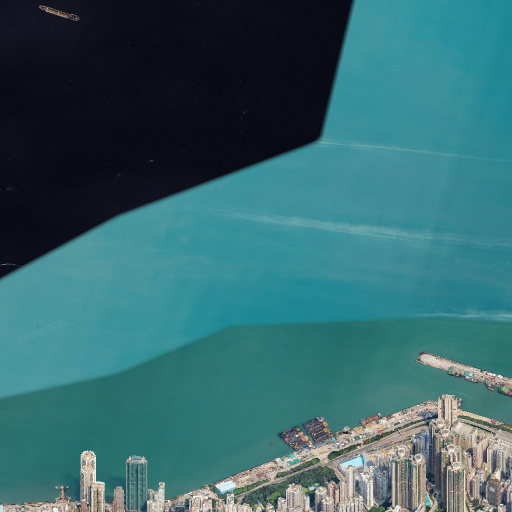
#> input picture hk/source/plate/0_0.png, 1024 x 1024 px (shown at 1/2 size); its folder holds only this picture in this run
$ python build.py source/plate/0_0.png
#> lines starting #> are read from the running program, lines starting #| are printed output that depends on the picture; after the words box and inside, x2 and y2 are one past the last pixel; in counts of white or black regions, pixels touching at a corner belong together
#!/usr/bin/env python3
"""Assemble the orthographic plate into one seamless pixel map and cut tiles.

hk/shoot.mjs renders the city through a single orthographic camera, one
1024-pixel window at a time, sliding the camera exactly one window along the
picture's right and up axes. Parallel rays mean the windows butt together
without any parallax, so the plate is one picture -- not sixteen that have to
be talked into agreeing.

Everything after that happens once, on the whole plate:

    flatten -> grade -> drop to the art grid -> quantise -> ink -> tiles

If a seam is ever visible, the bug is upstream: either the camera was not
orthographic, or the windows were not shifted by exactly one window, or the
image model was run per tile instead of over the whole canvas.

    .venv/bin/python hk/build.py --plate shots/plate
    .venv/bin/python hk/build.py --check          # seam report only
"""

import json
import os
import re
import shutil
import sys
import time

import numpy as np
from PIL import Image, ImageEnhance, ImageFilter
from scipy import ndimage

HERE = os.path.dirname(os.path.abspath(__file__))
ROOT = os.path.dirname(HERE)

WIN = 1024            # window size shot by hk/ortho.html
TILE = 512            # viewer tile
OVERLAP = 0           # ortho windows need none
PX = 2                # plate pixels per art pixel
COLOURS = 48
INK = 28
VERSION = str(int(time.time()))


def _arg(name, default=None):
    return sys.argv[sys.argv.index(name) + 1] if name in sys.argv else default


def windows(dirname):
    """Every window PNG, ordered the way the plate grid is laid out."""
    found = {}
    for name in os.listdir(dirname):
        if not name.endswith(".png"):
            continue
        stem = name[:-4]
        if "_" not in stem:
            continue
        i, j = stem.split("_")
        found[(int(i), int(j))] = os.path.join(dirname, name)
    return found


def assemble(dirname):
    files = windows(dirname)
    cols = max(i for i, _ in files) + 1
    rows = max(j for _, j in files) + 1
    missing = [(i, j) for j in range(rows) for i in range(cols) if (i, j) not in files]
    if missing:
        raise SystemExit(f"missing windows: {missing}")

    step = WIN - OVERLAP
    width = cols * step + OVERLAP
    height = rows * step + OVERLAP
    plate = Image.new("RGB", (width, height))
    for (i, j), path in sorted(files.items()):
        image = Image.open(path).convert("RGB")
        if image.size != (WIN, WIN):
            image = image.resize((WIN, WIN), Image.LANCZOS)
        plate.paste(image, (i * step, j * step))
    return plate, (cols, rows)


def seam_report(plate, cols, rows):
    """A seam that is much sharper than ordinary texture means the windows
    disagree; if the numbers sit near the picture's own contrast, they agree."""
    px = plate.load()
    width, height = plate.size
    step = WIN - OVERLAP
    out = []
    for i in range(1, cols):
        x = i * step
        diffs = [abs(px[x, y][0] - px[x - 1, y][0]) for y in range(0, height, 3)]
        out.append(("v", x, sum(diffs) / len(diffs)))
    for j in range(1, rows):
        y = j * step
        diffs = [abs(px[x, y][0] - px[x, y - 1][0]) for x in range(0, width, 3)]
        out.append(("h", y, sum(diffs) / len(diffs)))
    # Interior reference: mean neighbour difference well away from any seam.
    sample = [abs(px[x, y][0] - px[x + 1, y][0])
              for y in range(20, height - 20, 37)
              for x in range(20, width - 40, 41)]
    base = sum(sample) / len(sample)
    return base, out


def water_fill(plate, radius=24, flat=10.0):
    """Water carries no photogrammetry, so Google hands back whatever tone its
    tile happened to use: bright cyan in the shallows, near-black offshore, a
    third teal in between, with hard edges where they meet. Those edges are not
    a window seam, but they look exactly like one, so paint every flat surface
    one harbour colour and keep the boats.

    Flatness is the whole trick: over a fifty-pixel window nothing in an aerial
    photograph is featureless except the places where there is no geometry."""
    rgb = plate.convert("RGB")
    a = np.asarray(rgb).astype(np.int16)
    r, b = a[:, :, 0], a[:, :, 2]
    grey = np.asarray(rgb.convert("L")).astype(np.float32)
    mean = ndimage.uniform_filter(grey, radius * 2 + 1)
    sq = ndimage.uniform_filter(grey * grey, radius * 2 + 1)
    sd = np.sqrt(np.maximum(0.0, sq - mean * mean))

    water = (sd < flat) & (b >= r - 6)
    water = ndimage.binary_closing(water, np.ones((9, 9)))
    water = ndimage.binary_dilation(water, np.ones((7, 7)))

    # The sea is the body of water that reaches the edge of the picture. (Look
    # a band inside the frame: the closing above eats a few rows at the border.)
    labels, count = ndimage.label(water)
    sizes = ndimage.sum(water, labels, range(1, count + 1))
    band = 16
    edge = set(np.unique(np.concatenate([
        labels[:band].ravel(), labels[-band:].ravel(),
        labels[:, :band].ravel(), labels[:, -band:].ravel()])).tolist())
    edge.discard(0)
    keep = np.zeros(count + 1, bool)
    for i in range(1, count + 1):
        keep[i] = sizes[i - 1] >= 50000 and i in edge
    water = keep[labels]

    # Anything smaller than a boat is noise on the flat surface; real objects
    # (junks, ferries, buoys) stay photographic.
    dry_labels, dry_count = ndimage.label(~water)
    dry_sizes = ndimage.sum(~water, dry_labels, range(1, dry_count + 1))
    big = np.zeros(dry_count + 1, bool)
    big[1:] = dry_sizes >= 450
    water |= ~big[dry_labels] & ~water

    # Harbour colour: the middle of the tones Google handed back, so it is
    # neither the near-black offshore nor the bright inshore shallows.
    px = np.asarray(rgb)[water]
    if len(px):
        colour = tuple(int(v) for v in np.median(px, axis=0))
    else:
        colour = (27, 107, 116)

    out = np.asarray(rgb).copy()
    out[water] = colour
    return Image.fromarray(out), colour, water


# [74 lines left out: functions stylise, patch_region, copy_patch, from_redraw, not called in this run]


WATER_RAMP = ((0x1A, 0x5E, 0x63), (0x24, 0x74, 0x76), (0x2F, 0x8A, 0x88),
              (0x3E, 0x9C, 0x97), (0x4F, 0xB0, 0xA8))
VEG_RAMP = ((0x2C, 0x4A, 0x1E), (0x3A, 0x5E, 0x27), (0x4E, 0x7A, 0x34),
            (0x66, 0x93, 0x3F), (0x86, 0xB1, 0x55))
BUILT_RAMP = ((0x6F, 0x61, 0x52), (0x8A, 0x7A, 0x65), (0xA7, 0x93, 0x79),
              (0xC0, 0xAC, 0x8E), (0xD8, 0xC9, 0xAE))
ROAD_RAMP = ((0x33, 0x32, 0x2F), (0x45, 0x43, 0x40))
# Hill sides are neither buildings nor lawns: smooth ground that the city's
# texture test leaves alone. Without a family of its own it takes the built-up
# beige and a mountain range reads as more city.
TERRAIN_RAMP = ((0x3B, 0x45, 0x28), (0x49, 0x55, 0x30), (0x59, 0x66, 0x38),
                (0x6D, 0x79, 0x46))


def _ramps():
    return (np.asarray(WATER_RAMP, np.float32),
            np.asarray(VEG_RAMP, np.float32),
            np.asarray(BUILT_RAMP, np.float32),
            np.asarray(ROAD_RAMP, np.float32),
            np.asarray(TERRAIN_RAMP, np.float32))


def family_shape(rgb):
    return rgb.shape[:2]


def luma_of(rgb):
    return 0.299 * rgb[..., 0] + 0.587 * rgb[..., 1] + 0.114 * rgb[..., 2]


def pixel_art(plate, px, colours, ink, water_mask, ink_min=26.0, tilt=0.0,
              sharpen=1.25, flat=5):
    """The reference look: flat colour families and a one-pixel ink line.

    Two things separate this from a hand-drawn (or model-drawn) pass:

    * **One cell, one colour, from its family.** Each art cell is classified as
      water, vegetation, built or road from its hue and then takes a shade from
      that family's ramp by its own brightness. A roof cannot pick a random
      teal and a lawn cannot pick a beige, so the picture reads as a map of flat
      surfaces instead of a photograph in 40 colours. `colours` limits how many
      ramp steps are actually used.
    * **The ink is the cell boundary.** A cell is inked when the cell to its
      right or below it belongs to a different family or shade, so every line is
      exactly one cell wide -- the same width on a tower, a coastline and a
      coastline corner. Nothing here draws a stroke, so no stroke can vary.

    """
    w, h = plate.size
    art = plate.filter(ImageFilter.MedianFilter(flat)).filter(
        ImageFilter.GaussianBlur(0.6))
    art = art.resize((max(1, w // px), max(1, h // px)), Image.BOX)
    art = art.filter(ImageFilter.MedianFilter(3))
    if sharpen > 1.0:
        art = art.filter(ImageFilter.UnsharpMask(
            radius=1.0, percent=int((sharpen - 1.0) * 100), threshold=2))

    rgb = np.asarray(art, np.float32) / 255.0
    r, g, b = rgb[..., 0], rgb[..., 1], rgb[..., 2]
    mx = rgb.max(axis=2)
    mn = rgb.min(axis=2)
    delta = mx - mn
    sat = np.where(mx > 0.0, delta / np.maximum(mx, 1e-6), 0.0)
    hue = np.zeros_like(mx)
    safe = np.maximum(delta, 1e-6)
    r_dom = (mx == r)
    g_dom = (mx == g) & ~r_dom
    b_dom = ~r_dom & ~g_dom
    hue[r_dom] = (((g - b)[r_dom] / safe[r_dom]) % 6.0)
    hue[g_dom] = ((b - r)[g_dom] / safe[g_dom]) + 2.0
    hue[b_dom] = ((r - g)[b_dom] / safe[b_dom]) + 4.0
    hue *= 60.0

    # Water is the mask water_fill() already found by flatness, not a hue band:
    # in this render the shaded glass, the blue-grey roofs and the hazy sides of
    # the hills all sit in the water band, and a hue test paints teal specks
    # over the whole city. Take the real sea, then classify the land.
    water = water_mask
    if water.shape != rgb.shape[:2]:
        water = np.asarray(
            Image.fromarray((water.astype(np.uint8) * 255))
            .resize((rgb.shape[1], rgb.shape[0]), Image.NEAREST)) > 127

    # Vegetation: green has to *dominate* red and blue, which survives haze and
    # shadow far better than a hue threshold does.
    green_excess = g - np.maximum(r, b)
    veg = (green_excess > 0.008) & (sat > 0.08) & ~water
    veg = ndimage.binary_opening(veg, np.ones((2, 2), bool))
    labels, count = ndimage.label(veg)
    if count:
        sizes = ndimage.sum(veg, labels, range(1, count + 1))
        small = np.concatenate(([0], np.nonzero(sizes < 40)[0] + 1))
        veg = veg & ~np.isin(labels, small)

    # A city is texture; a hillside is not. Measure how much the picture moves
    # in a small window: towers and roofs are busy, a slope under haze is even.
    grey = luma_of(rgb)
    mean = ndimage.uniform_filter(grey, 5)
    structure = np.sqrt(np.maximum(
        0.0, ndimage.uniform_filter(grey * grey, 5) - mean * mean))
    terrain = (structure < 0.022) & ~water & ~veg

    road = (sat <= 0.12) & (mx < 0.26) & ~water & ~veg & ~terrain
    family = np.where(water, 0,
             np.where(veg, 1,
             np.where(terrain, 4,
             np.where(road, 3, 2))))

    # Majority vote in a 5 x 5 cell window. Single cells of the wrong family
    # are photographic noise, not places: they put one teal or one beige speck
    # in the middle of a lawn and the ink then draws a box around each speck.
    best = np.zeros(family.shape, np.float32)
    voted = np.zeros(family.shape, np.int8)
    for index in range(5):
        score = ndimage.uniform_filter((family == index).astype(np.float32), 5)
        better = score > best
        best[better] = score[better]
        voted[better] = index
    family = voted
    del best

    ramps = _ramps()
    steps = max(2, min(5, int(colours) // 8))
    luma = 0.299 * r + 0.587 * g + 0.114 * b
    del mx, mn, delta, sat, hue, safe, green_excess, structure, terrain
    out = np.zeros(rgb.shape, np.float32)
    shade = np.zeros(family.shape, np.int32)
    for index, ramp in enumerate(ramps):
        mask = family == index
        if not mask.any():
            continue
        if index == 0:
            # one harbour colour: a brightness ramp here only re-bands the sea
            out[mask] = ramp[len(ramp) // 2]
            continue
        count = min(steps, len(ramp))
        ramp = ramp[:count] if count < len(ramp) else ramp
        values = luma[mask]
        ranks = np.argsort(np.argsort(values)).astype(np.float32) / max(
            1, values.size - 1)
        pick = np.clip((ranks * count).astype(np.int32), 0, count - 1)
        local = np.zeros(values.shape, np.int32)
        local[:] = pick
        shade[mask] = local
        out[mask] = ramp[local]

    # Ink: a cell is inked where its right or lower neighbour is a different
    # (family, shade) cell. Exactly one cell wide, by construction.
    right = np.zeros(family.shape, bool)
    lower = np.zeros(family.shape, bool)
    shade_jump = 3
    right[:, :-1] = (family[:, :-1] != family[:, 1:]) | (
        np.abs(shade[:, :-1] - shade[:, 1:]) >= shade_jump)
    lower[:-1, :] = (family[:-1, :] != family[1:, :]) | (
        np.abs(shade[:-1, :] - shade[1:, :]) >= shade_jump)
    contrast = np.zeros(family.shape, np.float32)
    contrast[:, :-1] = np.max(np.abs(out[:, :-1] - out[:, 1:]), axis=2)
    contrast[:-1, :] = np.maximum(
        contrast[:-1, :], np.max(np.abs(out[:-1, :] - out[1:, :]), axis=2))
    ink_mask = (right | lower) & (contrast >= ink_min)

    out[ink_mask] = np.asarray(ink, np.float32)
    image = Image.fromarray(np.clip(out, 0, 255).astype(np.uint8), "RGB")
    if tilt > 0.0:
        image = tilt_shift(image, tilt)
    return image


# [13 lines left out: function tilt_shift, not called in this run]


def pyramid(image, out_dir, tile=TILE, overlap=1):
    """Deep-zoom levels, parent pixel = mean of its four children.

    Every tile is saved `overlap` pixels larger on each side, carrying a sliver
    of its neighbour. The viewer draws that sliver into the seam, so when a tile
    is resampled to a fractional scale its bilinear filter has real pixels to
    sample instead of clamping at its own edge - which is what put a one-pixel
    line on every tile boundary. Same trick as Deep Zoom."""
    if os.path.isdir(out_dir):
        shutil.rmtree(out_dir)
    width, height = image.size
    levels = 0
    while (width >> levels) > tile or (height >> levels) > tile:
        levels += 1
    for level in range(levels + 1):
        factor = 1 << (levels - level)
        sw = max(1, -(-width // factor))
        sh = max(1, -(-height // factor))
        scaled = image if factor == 1 else image.resize((sw, sh), Image.LANCZOS)
        # pad by edge replication so the outermost tiles get a sliver too
        padded = Image.fromarray(np.pad(np.asarray(scaled), ((overlap, overlap), (overlap, overlap), (0, 0)), mode="edge"))
        cols = (sw + tile - 1) // tile
        rows = (sh + tile - 1) // tile
        folder = os.path.join(out_dir, "z%d" % level)
        os.makedirs(folder, exist_ok=True)
        for ty in range(rows):
            for tx in range(cols):
                box = (tx * tile, ty * tile, tx * tile + tile + 2 * overlap,
                       ty * tile + tile + 2 * overlap)
                padded.crop(box).save(os.path.join(folder, "%d_%d.png" % (tx, ty)))
    return levels, width, height


def write_page(levels, width, height, bg):
    path = os.path.join(HERE, "map.html")
    src = open(path).read()
    meta = (
        "const meta = {\n"
        '  dir: "tiles",\n'
        f"  tileSize: {TILE},\n"
        "  tileOverlap: 1,\n"
        f"  maxLevel: {levels},\n"
        f"  width: {width},\n"
        f"  height: {height},\n"
        f"  focusX: {width // 2},\n"
        f"  focusY: {height // 2},\n"
        "  maxScale: 8,\n"
        f'  bg: "rgb({bg[0]},{bg[1]},{bg[2]})",\n'
        f'  version: "{VERSION}"\n'
        "};"
    )
    src = re.sub(r"const meta = \{.*?\n\};", meta, src, count=1, flags=re.S)
    open(path, "w").write(src)


def main():
    plate_dir = _arg("--plate", os.path.join(HERE, "source", "plate"))
    check_only = "--check" in sys.argv
    px = int(_arg("--px", PX))
    colours = int(_arg("--colours", COLOURS))
    ink = int(_arg("--ink", INK))

    plate, (cols, rows) = assemble(plate_dir)
#> in assemble, image is the input picture: PIL image 1024x1024 RGB; mean R, G, B 53.6, 103.7, 109.2
#> cols = 1; rows = 1
    base, seams = seam_report(plate, cols, rows)
#> after the loop in seam_report, `for i in range(1, cols):`: out = []
#> in seam_report, `sample = [abs(px[x, y][0] - px[x + 1, y][0]) for y in range(20, height..`: sample = 648 values, max 154 at index 598, min 0 at index 0, mean 4.19
#> in seam_report, `base = sum(sample) / len(sample)`: base = 4.19
#> base = 4.19; seams = []
    print(f"plate {plate.size[0]}x{plate.size[1]}  {cols}x{rows} windows")
#| plate 1024x1024  1x1 windows
    print(f"  interior neighbour difference {base:.2f}")
#|   interior neighbour difference 4.19
    for axis, at, value in seams:
        flag = "  <-- CHECK" if value > base * 3 + 6 else ""
        print(f"  seam {axis} at {at:5d}: {value:.2f}{flag}")
#> this loop made 0 passes
    if check_only:
        return

    plate, water, water_mask = water_fill(plate)
#> in water_fill, `water = (sd < flat) & (b >= r - 6)`:
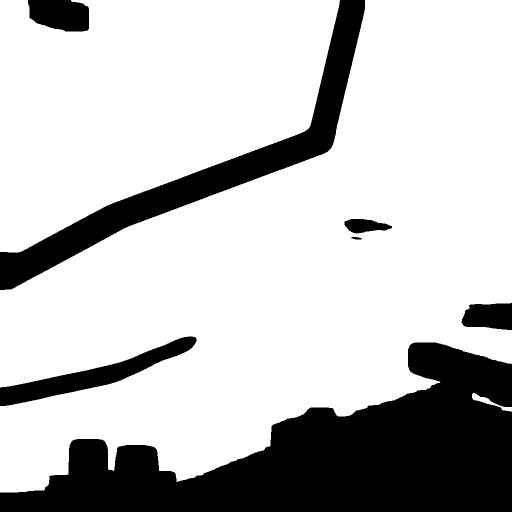
#> water: shape (1024, 1024) bool (shown at 1/2 size); 75.9% white; 7 black regions, largest, box (x1, y1, x2, y2) and area: (0, 685, 1024, 1024) 171993, (0, 0, 730, 580) 53958, (0, 673, 393, 812) 13781
#> in water_fill, `labels, count = ndimage.label(water)`:
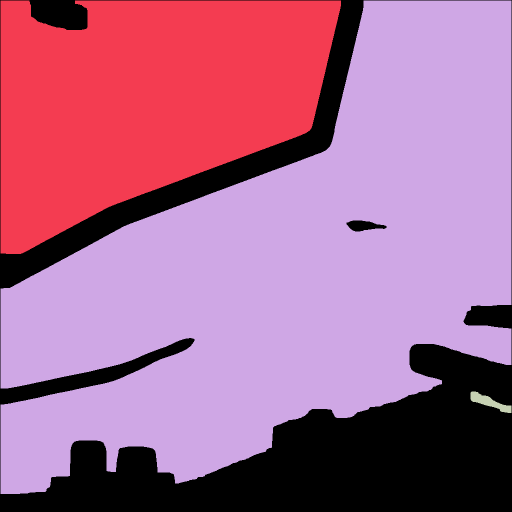
#> labels: shape (1024, 1024) int32 (shown at 1/2 size); 4 distinct labels, from 0 to 3; one colour per label, 0 black
#> in water_fill, `labels, count = ndimage.label(water)`: count = 3
#> in water_fill, `sizes = ndimage.sum(water, labels, range(1, count + 1))`: sizes = [240552, 570512, 1361]
#> in water_fill, `edge = set(np.unique(np.concatenate([ labels[:band].ravel(), labels[-b..`: edge = 4 items
#> after the loop in water_fill, `for i in range(1, count + 1):`: keep = [False, True, True, False]
#> in water_fill, `dry_labels, dry_count = ndimage.label(~water)`:
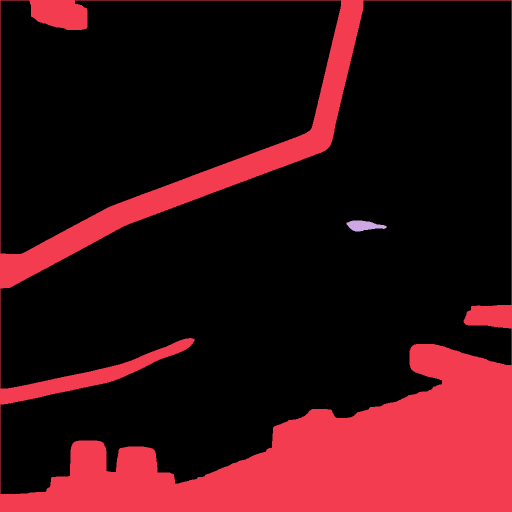
#> dry_labels: shape (1024, 1024) int32 (shown at 1/2 size); 3 distinct labels, from 0 to 2; one colour per label, 0 black
#> in water_fill, `dry_labels, dry_count = ndimage.label(~water)`: dry_count = 2
#> in water_fill, `dry_sizes = ndimage.sum(~water, dry_labels, range(1, dry_count + 1))`: dry_sizes = [236384, 1128]
#> in water_fill, `colour = tuple(int(v) for v in np.median(px, axis=0))`: colour = (45, 123, 121)
#> in water_fill, `out[water] = colour`:
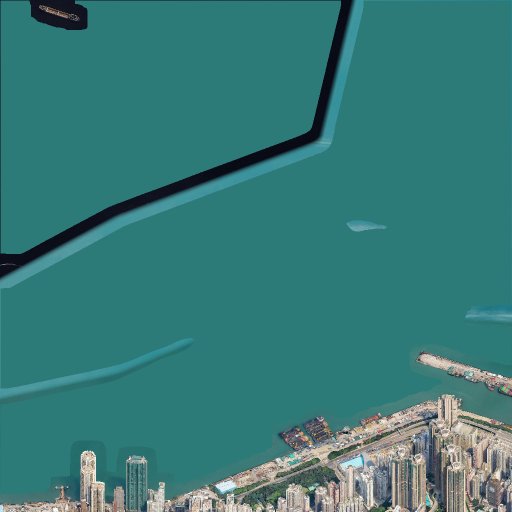
#> out: shape (1024, 1024, 3) (shown at 1/2 size); mean R, G, B 57, 122.6, 120.7
#> water = (45, 123, 121)
    print(f"  water fill {water}")
#|   water fill (45, 123, 121)
    plate.save(os.path.join(HERE, "plate.png"))
    redraw = _arg("--redraw")
    if redraw:
        box = tuple(int(v) for v in _arg("--logo-box", "0,0,0,0").split(","))
        corner = _arg("--corner-redraw")
        if box[2] > 0 and corner:
            clean = os.path.join(HERE, "redraw-clean.png")
            im = patch_region(Image.open(redraw), Image.open(corner), box)
            dab = _arg("--corner-dab")
            if dab:
                b = tuple(int(v) for v in dab.split(","))
                im = copy_patch(im, b[:4], b[4], b[5])
            im.save(clean)
            redraw = clean
        art = from_redraw(redraw, None, int(_arg("--redraw-colours", "0")))
        print(f"  redraw {redraw}")
    elif "--raw" in sys.argv:
        art = plate                      # 原图直出，不做风格化，用来看瓦片衔接
    else:
        art = pixel_art(
            plate, px, colours,
            tuple(int(v) for v in _arg("--ink-rgb", "34,30,27").split(",")),
            water_mask,
            ink_min=float(_arg("--ink-min", "26")),
            tilt=float(_arg("--tilt", "0")))
#> in pixel_art, `hue[b_dom] = ((r - g)[b_dom] / safe[b_dom]) + 4.0`:
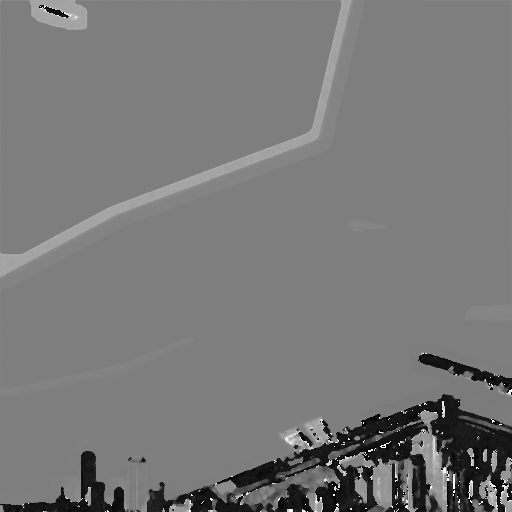
#> hue: shape (512, 512) float32; min 0, max 5.97, mean 2.84; drawn with min black and max white
#> in pixel_art, `labels, count = ndimage.label(veg)`:
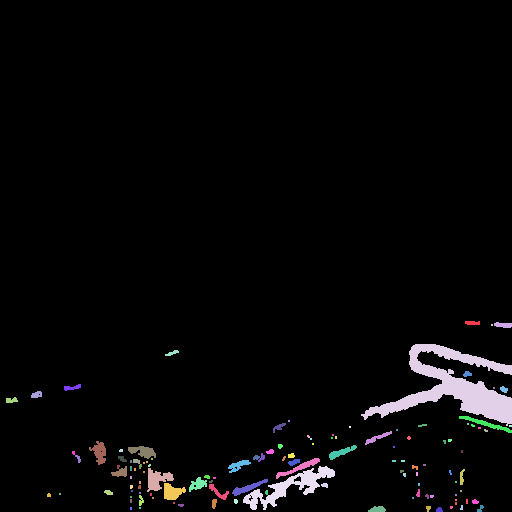
#> labels: shape (512, 512) int32; 121 distinct labels, from 0 to 120; one colour per label, 0 black
#> in pixel_art, `labels, count = ndimage.label(veg)`: count = 120
#> in pixel_art, `sizes = ndimage.sum(veg, labels, range(1, count + 1))`: sizes = 120 values, max 4164 at index 3, min 4 at index 2, mean 79.08
#> in pixel_art, `small = np.concatenate(([0], np.nonzero(sizes < 40)[0] + 1))`: small = 95 values from 0 to 120
#> in pixel_art, `family = np.where(water, 0, np.where(veg, 1, np.where(terrain, 4, np.w..`:
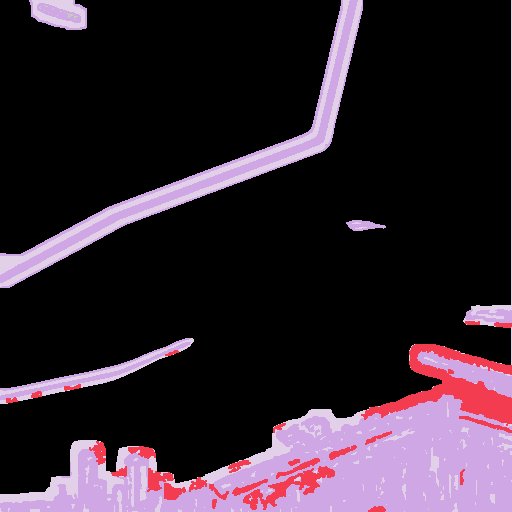
#> family: shape (512, 512) int64; 5 distinct labels, from 0 to 4; one colour per label, 0 black
#> in pixel_art, `ramps = _ramps()`: ramps = 5 items
#> the loop in pixel_art, `for index, ramp in enumerate(ramps):` made 5 passes
#> count on passes 2 to 3: 5, 5
        print(f"  pixel art: {px} plate px per cell, {colours} colours, 1 px ink")
    art.save(os.path.join(HERE, "art.png"))
    levels, width, height = pyramid(art, os.path.join(HERE, "tiles"))
    write_page(levels, width, height, water)
    print(f"art {width}x{height}  levels 0..{levels}  version {VERSION}")

if __name__ == "__main__":
#> (the run stopped early here; a loop or call above may not have finished)
